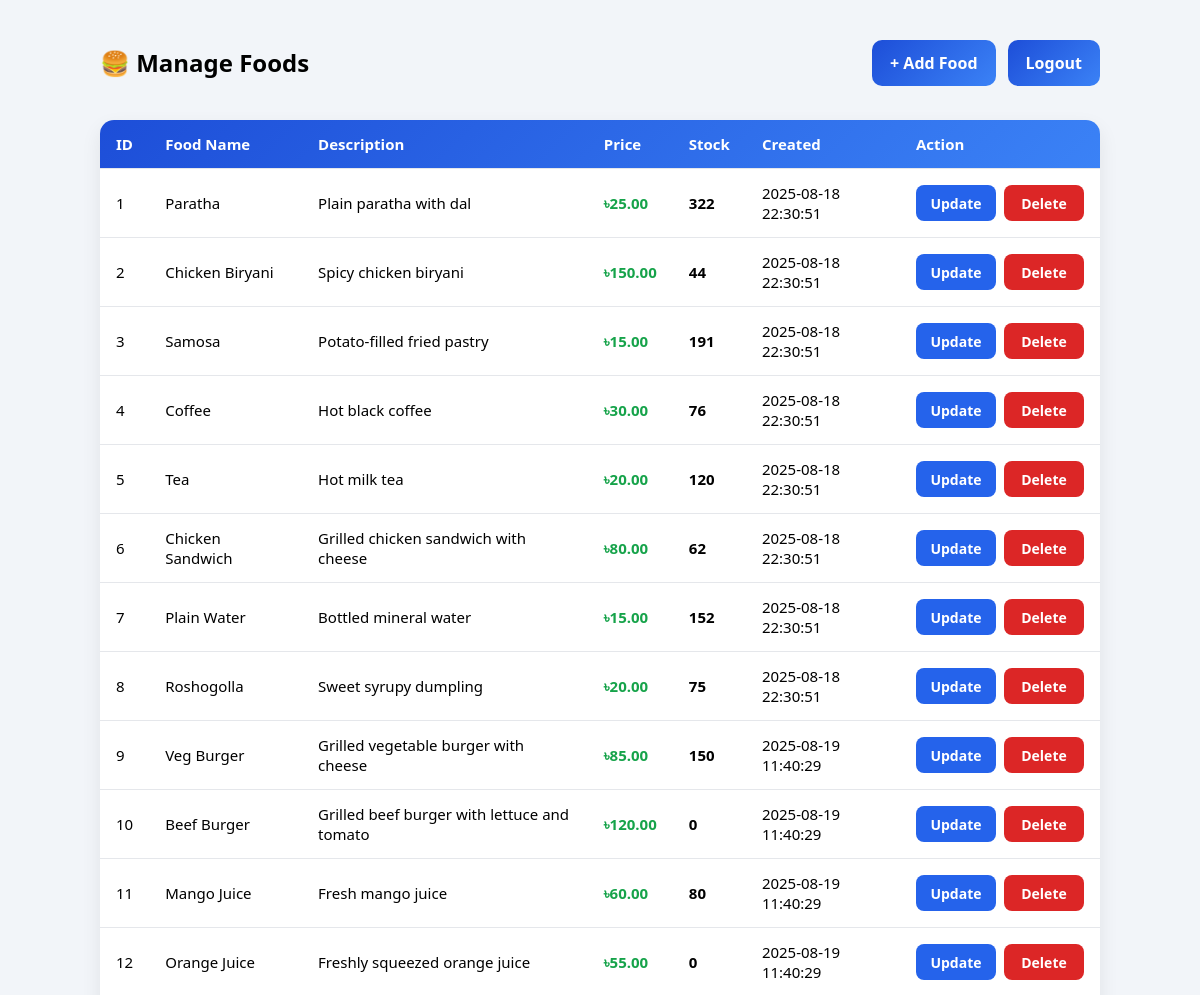
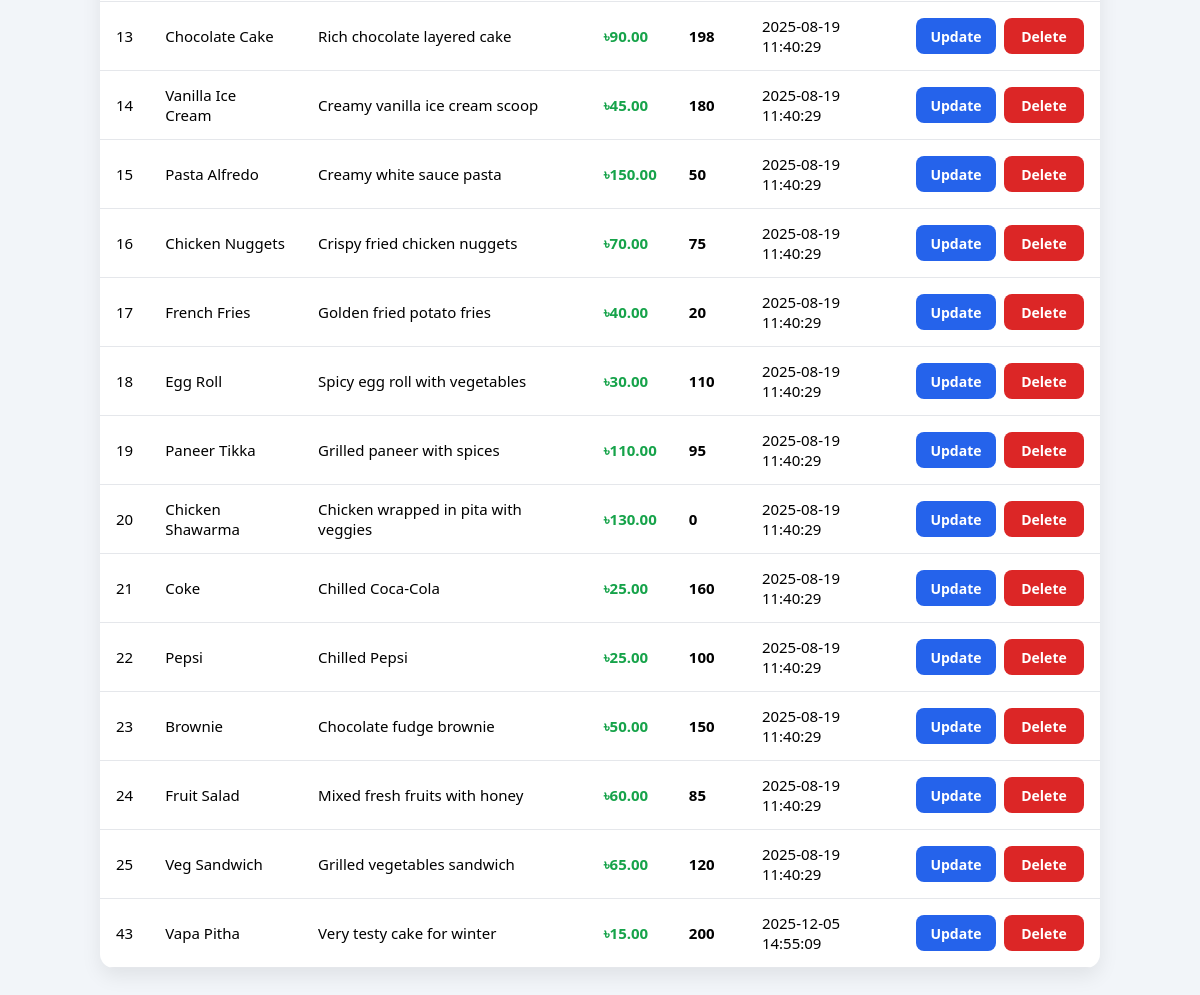
Screenshot of /admin/foodModify.php (signed in) with the database file from the repository (2 pictures, top to bottom).
### tables this page shows
CREATE TABLE `inventory` (
  `inventory_id` int(11) NOT NULL,
  `product_id` int(11) NOT NULL,
  `stock_quantity` int(11) NOT NULL,
  `last_updated` timestamp NOT NULL DEFAULT current_timestamp() ON UPDATE current_timestamp()
);

CREATE TABLE `products` (
  `product_id` int(11) NOT NULL,
  `product_name` varchar(255) NOT NULL,
  `description` text DEFAULT NULL,
  `price` decimal(10,2) NOT NULL,
  `category_id` int(11) DEFAULT NULL,
  `deleted` enum('0','1') NOT NULL DEFAULT '0',
  `created_at` timestamp NOT NULL DEFAULT current_timestamp()
);

### admin/foodModify.php (the view, shortened to what this page needs)
<?php
require_once "../config/db.php";
$stmt = $conn->prepare("
    SELECT p.*, i.stock_quantity
    FROM products p
    LEFT JOIN inventory i ON p.product_id = i.product_id
    WHERE p.deleted = '0'
    ORDER BY p.product_id ASC
");
$stmt->execute();
$result = $stmt->get_result();
?>
<!DOCTYPE html>
<html>
<head>
  <link rel="stylesheet" href="../assets/style.css">
</head>
<body>
<div class="container">
  <div class="header-row">
    <h2>🍔 Manage Foods</h2>
    <div class="nav">
      <a class="btn" href="addProduct.php">+ Add Food</a>
      <a class="btn" href="../auth/logout.php">Logout</a>
    </div>
  </div>
  <div class="table-wrap">
    <table>
      <thead>
        <tr>
          <th>ID</th>
          <th>Food Name</th>
          <th>Description</th>
          <th>Price</th>
          <th>Stock</th>
          <th>Created</th>
          <th>Action</th>
        </tr>
      </thead>
      <tbody>
        <?php if ($result->num_rows > 0): ?>
          <?php while($row = $result->fetch_assoc()): ?>
            <tr>
              <td><?= $row["product_id"] ?></td>
              <td><?= htmlspecialchars($row["product_name"]) ?></td>
              <td><?= htmlspecialchars($row["description"]) ?></td>
              <td class="price">৳<?= number_format($row["price"], 2) ?></td>
              <td style="font-weight:700;"><?= $row["stock_quantity"] ?? 0 ?></td>
              <td><?= $row["created_at"] ?></td>
              <td>
                <div class="action-buttons">
                  <a class="btn-update"
                     href="update_product.php?id=<?= $row["product_id"] ?>">
                     Update
                  </a>
                  <a class="btn-danger"
                     href="deleteProduct.php?id=<?= $row["product_id"] ?>"
                     onclick="return confirm('Soft delete this food? It will be hidden.');">
                     Delete
                  </a>
                </div>
              </td>
            </tr>
          <?php endwhile; ?>
        <?php else: ?>
          <tr><td colspan="7" style="text-align:center;padding:20px;">No foods found.</td></tr>
        <?php endif; ?>
      </tbody>
    </table>
  </div>
</div>
</body>
</html>

### assets/style.css (style rules this page uses)
body { font-family: system-ui, sans-serif; background: #f2f5f9; margin: 0; padding: 0; }
.container { width: min(100% - 2rem, 1000px); margin: 40px auto; }
h1, h2 { margin-top: 0; }
button, .btn { display: inline-block; background: linear-gradient(135deg, #1d4ed8, #3b82f6); color: white; border: none; padding: 12px 18px; border-radius: 10px; cursor: pointer; font-weight: 600; text-decoration: none; }
.nav { display: flex; gap: 12px; margin-bottom: 18px; }

### admin/foodModify.php (style rules this page uses)
.table-wrap { overflow-x: auto; border-radius: 14px; box-shadow: 0 8px 20px rgba(0,0,0,.08); background: white; }
table { width: 100%; border-collapse: collapse; min-width: 700px; }
thead { background: linear-gradient(135deg, #1d4ed8, #3b82f6); color: white; }
th, td { padding: 14px 16px; text-align: left; border-bottom: 1px solid #e5e7eb; font-size: 15px; }
.price { font-weight: 700; color: #16a34a; }
.action-buttons { display: flex; gap: 8px; }
.btn-update, .btn-danger { display: inline-flex; align-items: center; justify-content: center; min-width: 80px; padding: 0px 0; height: 36px; border-radius: 8px; color: #fff; font-size: 14px; font-weight: 600; text-decoration: none; transition: 0.2s ease-in-out; }
.btn-update { background: #2563eb; }
.btn-danger { background: #dc2626; }
.header-row { display: flex; justify-content: space-between; align-items: center; margin-bottom: 16px; gap: 12px; flex-wrap: wrap; }

### rows the page displays
inventory: product.product_id "1", product.product_name "Paratha", product.description "Plain paratha with dal", product.price "25.00", stock_quantity "322", product.created_at "2025-08-18 22:30:51"
inventory: product.product_id "2", product.product_name "Chicken Biryani", product.description "Spicy chicken biryani", product.price "150.00", stock_quantity "44", product.created_at "2025-08-18 22:30:51"
inventory: product.product_id "3", product.product_name "Samosa", product.description "Potato-filled fried pastry", product.price "15.00", stock_quantity "191", product.created_at "2025-08-18 22:30:51"
inventory: product.product_id "4", product.product_name "Coffee", product.description "Hot black coffee", product.price "30.00", stock_quantity "76", product.created_at "2025-08-18 22:30:51"
inventory: product.product_id "5", product.product_name "Tea", product.description "Hot milk tea", product.price "20.00", stock_quantity "120", product.created_at "2025-08-18 22:30:51"
inventory: product.product_id "6", product.product_name "Chicken Sandwich", product.description "Grilled chicken sandwich with cheese", product.price "80.00", stock_quantity "62", product.created_at "2025-08-18 22:30:51"
inventory: product.product_id "7", product.product_name "Plain Water", product.description "Bottled mineral water", product.price "15.00", stock_quantity "152", product.created_at "2025-08-18 22:30:51"
inventory: product.product_id "8", product.product_name "Roshogolla", product.description "Sweet syrupy dumpling", product.price "20.00", stock_quantity "75", product.created_at "2025-08-18 22:30:51"
inventory: product.product_id "9", product.product_name "Veg Burger", product.description "Grilled vegetable burger with cheese", product.price "85.00", stock_quantity "150", product.created_at "2025-08-19 11:40:29"
inventory: product.product_id "10", product.product_name "Beef Burger", product.description "Grilled beef burger with lettuce and tomato", product.price "120.00", stock_quantity "0", product.created_at "2025-08-19 11:40:29"
inventory: product.product_id "11", product.product_name "Mango Juice", product.description "Fresh mango juice", product.price "60.00", stock_quantity "80", product.created_at "2025-08-19 11:40:29"
inventory: product.product_id "12", product.product_name "Orange Juice", product.description "Freshly squeezed orange juice", product.price "55.00", stock_quantity "0", product.created_at "2025-08-19 11:40:29"
inventory: product.product_id "13", product.product_name "Chocolate Cake", product.description "Rich chocolate layered cake", product.price "90.00", stock_quantity "198", product.created_at "2025-08-19 11:40:29"
inventory: product.product_id "14", product.product_name "Vanilla Ice Cream", product.description "Creamy vanilla ice cream scoop", product.price "45.00", stock_quantity "180", product.created_at "2025-08-19 11:40:29"
inventory: product.product_id "15", product.product_name "Pasta Alfredo", product.description "Creamy white sauce pasta", product.price "150.00", stock_quantity "50", product.created_at "2025-08-19 11:40:29"
inventory: product.product_id "16", product.product_name "Chicken Nuggets", product.description "Crispy fried chicken nuggets", product.price "70.00", stock_quantity "75", product.created_at "2025-08-19 11:40:29"
inventory: product.product_id "17", product.product_name "French Fries", product.description "Golden fried potato fries", product.price "40.00", stock_quantity "20", product.created_at "2025-08-19 11:40:29"
inventory: product.product_id "18", product.product_name "Egg Roll", product.description "Spicy egg roll with vegetables", product.price "30.00", stock_quantity "110", product.created_at "2025-08-19 11:40:29"
inventory: product.product_id "19", product.product_name "Paneer Tikka", product.description "Grilled paneer with spices", product.price "110.00", stock_quantity "95", product.created_at "2025-08-19 11:40:29"
inventory: product.product_id "20", product.product_name "Chicken Shawarma", product.description "Chicken wrapped in pita with veggies", product.price "130.00", stock_quantity "0", product.created_at "2025-08-19 11:40:29"
inventory: product.product_id "21", product.product_name "Coke", product.description "Chilled Coca-Cola", product.price "25.00", stock_quantity "160", product.created_at "2025-08-19 11:40:29"
inventory: product.product_id "22", product.product_name "Pepsi", product.description "Chilled Pepsi", product.price "25.00", stock_quantity "100", product.created_at "2025-08-19 11:40:29"
inventory: product.product_id "23", product.product_name "Brownie", product.description "Chocolate fudge brownie", product.price "50.00", stock_quantity "150", product.created_at "2025-08-19 11:40:29"
inventory: product.product_id "24", product.product_name "Fruit Salad", product.description "Mixed fresh fruits with honey", product.price "60.00", stock_quantity "85", product.created_at "2025-08-19 11:40:29"
inventory: product.product_id "25", product.product_name "Veg Sandwich", product.description "Grilled vegetables sandwich", product.price "65.00", stock_quantity "120", product.created_at "2025-08-19 11:40:29"
inventory: product.product_id "43", product.product_name "Vapa Pitha", product.description "Very testy cake for winter", product.price "15.00", stock_quantity "200", product.created_at "2025-12-05 14:55:09"
